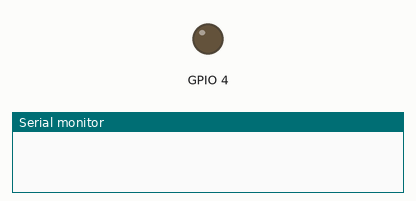
The sketch below on a simulated ESP32. Shown: output pins drawn as LEDs (lit = HIGH), the last lines printed to the serial monitor. WiFi joins after 1.5 s; servers stay silent unless stated; the local clock reads 2024-03-15 10:24:30 at power-on unless the sketch sets it; no MQTT or app messages arrive unless stated.

Above: at 0.1 s.
At 1.6 s:
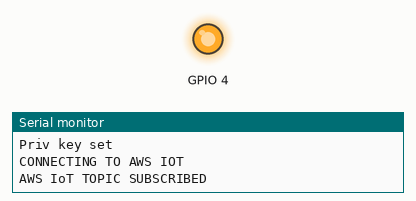
Timing chart, 0 to 3.6 s (numbered marks = the images above):
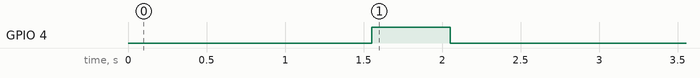

The sketch:

main.ino
```cpp
#include <time.h>
#include <ArduinoJson.h>
#include <WiFiClientSecure.h>
#include <PubSubClient.h>
#include "secrets.h"

const char* ssid = "AndroidAPBEF9";
const char* password = "pqeh8163";


const char* ntpServer = "pool.ntp.org";
const long  gmtOffset_sec = 0;
const int   daylightOffset_sec = 0;

WiFiClientSecure net = WiFiClientSecure();
PubSubClient *client = new PubSubClient(AWS_IOT_ENDPOINT, 8883, net);

void send_time()
{
  StaticJsonDocument<200> doc;
  struct tm timeinfo;
  getLocalTime(&timeinfo);
  char timeDate[32];
  strftime(timeDate,32, "%FT%TZ", &timeinfo);
  doc["instruction"] = 3;
  doc["time"] = timeDate;
  char jsonBuffer[50];
  serializeJson(doc, jsonBuffer);
  client->publish(AWS_IOT_PUBLISH_TIME_TOPIC, jsonBuffer);
  Serial.println("PARAMS PUBLISHED");
}

void setup(void){


    Serial.begin(115200);
    WiFi.mode(WIFI_STA);
    WiFi.begin(ssid, password);
    while (WiFi.status() != WL_CONNECTED) {
        delay(500);
        Serial.print(".");
    }
    Serial.println("");
    Serial.println("WiFi connected.");

    // Configure WiFiClientSecure to use the AWS IoT device credentials
    net.setCACert(AWS_CERT_CA);
    Serial.println("CA set");
    net.setCertificate(AWS_CERT_CRT);
    Serial.println("CRT set");
    net.setPrivateKey(AWS_CERT_PRIVATE);
    Serial.println("Priv key set");

    // Connect to the MQTT broker on the AWS endpoint we defined earlier
    // Create a message handler

    Serial.println("CONNECTING TO AWS IOT");

    while (!client->connect(THINGNAME))
    {
        Serial.print(".");
        vTaskDelay(100 / portTICK_PERIOD_MS);
    }

    if (!client->connected())
    {
        Serial.println("AWS IoT TIMEOUT!");
    }

    Serial.println("AWS IoT TOPIC SUBSCRIBED");

    configTime(gmtOffset_sec, daylightOffset_sec, ntpServer);

    pinMode(4, OUTPUT);
    digitalWrite(4, HIGH);
    delay(500);
    digitalWrite(4, LOW);
    delay(10000); //give time for lilygo to start up before sending time update

}

void loop(void){
    send_time();
    delay(5000);
}
```

secrets.h
```cpp
static const char* AWS_IOT_PUBLISH_TIME_TOPIC = "Time";

static const char* THINGNAME = "TimeControl";                        //change this


static const char* AWS_IOT_ENDPOINT = "a2yk3gd80zfqa3-ats.iot.eu-west-2.amazonaws.com";       //change this

// Amazon Root CA 1
static const char* AWS_CERT_CA = R"EOF(
-----BEGIN CERTIFICATE-----
MIIDQTCCAimgAwIBAgITBmyfz5m/jAo54vB4ikPmljZbyjANBgkqhkiG9w0BAQsF
ADA5MQswCQYDVQQGEwJVUzEPMA0GA1UEChMGQW1hem9uMRkwFwYDVQQDExBBbWF6
b24gUm9vdCBDQSAxMB4XDTE1MDUyNjAwMDAwMFoXDTM4MDExNzAwMDAwMFowOTEL
MAkGA1UEBhMCVVMxDzANBgNVBAoTBkFtYXpvbjEZMBcGA1UEAxMQQW1hem9uIFJv
b3QgQ0EgMTCCASIwDQYJKoZIhvcNAQEBBQADggEPADCCAQoCggEBALJ4gHHKeNXj
ca9HgFB0fW7Y14h29Jlo91ghYPl0hAEvrAIthtOgQ3pOsqTQNroBvo3bSMgHFzZM
9O6II8c+6zf1tRn4SWiw3te5djgdYZ6k/oI2peVKVuRF4fn9tBb6dNqcmzU5L/qw
IFAGbHrQgLKm+a/sRxmPUDgH3KKHOVj4utWp+UhnMJbulHheb4mjUcAwhmahRWa6
VOujw5H5SNz/0egwLX0tdHA114gk957EWW67c4cX8jJGKLhD+rcdqsq08p8kDi1L
93FcXmn/6pUCyziKrlA4b9v7LWIbxcceVOF34GfID5yHI9Y/QCB/IIDEgEw+OyQm
jgSubJrIqg0CAwEAAaNCMEAwDwYDVR0TAQH/BAUwAwEB/zAOBgNVHQ8BAf8EBAMC
AYYwHQYDVR0OBBYEFIQYzIU07LwMlJQuCFmcx7IQTgoIMA0GCSqGSIb3DQEBCwUA
A4IBAQCY8jdaQZChGsV2USggNiMOruYou6r4lK5IpDB/G/wkjUu0yKGX9rbxenDI
U5PMCCjjmCXPI6T53iHTfIUJrU6adTrCC2qJeHZERxhlbI1Bjjt/msv0tadQ1wUs
N+gDS63pYaACbvXy8MWy7Vu33PqUXHeeE6V/Uq2V8viTO96LXFvKWlJbYK8U90vv
o/ufQJVtMVT8QtPHRh8jrdkPSHCa2XV4cdFyQzR1bldZwgJcJmApzyMZFo6IQ6XU
5MsI+yMRQ+hDKXJioaldXgjUkK642M4UwtBV8ob2xJNDd2ZhwLnoQdeXeGADbkpy
rqXRfboQnoZsG4q5WTP468SQvvG5
-----END CERTIFICATE-----
)EOF";

// Device Certificate                                               //change this
static const char* AWS_CERT_CRT = R"KEY(
-----BEGIN CERTIFICATE-----
MIIDWjCCAkKgAwIBAgIVAPUycuXLu4um7wu9UvEPAw8HSWNWMA0GCSqGSIb3DQEB
CwUAME0xSzBJBgNVBAsMQkFtYXpvbiBXZWIgU2VydmljZXMgTz1BbWF6b24uY29t
IEluYy4gTD1TZWF0dGxlIFNUPVdhc2hpbmd0b24gQz1VUzAeFw0yMjExMjExNTE3
MzRaFw00OTEyMzEyMzU5NTlaMB4xHDAaBgNVBAMME0FXUyBJb1QgQ2VydGlmaWNh
dGUwggEiMA0GCSqGSIb3DQEBAQUAA4IBDwAwggEKAoIBAQDY4PhNemyUTRN/Jsrn
Qh+hnp/yO2hgBwWgV0fT2q3SadKNv2WQAmwapSDujLGWwquAI1QI/xY8ss/Tcgja
ENNx0loyCESG00pj6+Z3rLM1C1vPmcWwcbq9xWYcw+MK9KkbDZvEKPSO1S4L2IVv
7hfX7EmccDfAfe8Hv84DfIRP1pqkyVhzTUR44CEnHhVX7fDHJ20cpqR2TU/qSEQl
MkRTPp4qFpNTJ6aKVyhcgUIvf/wGqmNKeuqF5bn/NQKFE/YsxaeGJi1mhTXZenEf
yAjVKmVCCkb8PhpCICXYfw9QEoQ/C0l3rrNIZ+Ni9K7O5dDsHSQ5xK38hefTy9wD
4fLhAgMBAAGjYDBeMB8GA1UdIwQYMBaAFMCjVPV+Yqtxb5dVYzFGEV0HpE/JMB0G
A1UdDgQWBBSlktBFVz3bg1GU6lQLAjFmQ5c2lzAMBgNVHRMBAf8EAjAAMA4GA1Ud
DwEB/wQEAwIHgDANBgkqhkiG9w0BAQsFAAOCAQEAGcAxBH752l1OQvKP7D5Eoecf
3RPaebo/AH8+2mWtbfMr195UksVjY0Reu8wGyT+GUzjwzZ9SecFck4y9YlAm5o49
HnoUycla6XBikjDv68VXKiosvNyT6Ka4+B4Ts1/K97X9JR0Dj3JJ/d6emGnlohBl
PU1Y5ct5pRAeBnm+EESXgVlRRyJeWiQZRACJlnI7TDnWRBnY2g+DhKZFOgr9bPFr
KVolYaSgveqMEs9hKOfcK5fJEvn0wVHB3LrqbdPvfk4xcAa50qWEgBorY3CW1yqL
MUsOZoWirwyQjKXb1u9wFBElpxfVMA5p3SFHUbCwz+FQ/2QaogFPIhNDaiNmMw==
-----END CERTIFICATE-----
)KEY";

// Device Private Key                                               //change this
static const char* AWS_CERT_PRIVATE = R"KEY(
-----BEGIN RSA PRIVATE KEY-----
MIIEowIBAAKCAQEA2OD4TXpslE0TfybK50IfoZ6f8jtoYAcFoFdH09qt0mnSjb9l
kAJsGqUg7oyxlsKrgCNUCP8WPLLP03II2hDTcdJaMghEhtNKY+vmd6yzNQtbz5nF
sHG6vcVmHMPjCvSpGw2bxCj0jtUuC9iFb+4X1+xJnHA3wH3vB7/OA3yET9aapMlY
c01EeOAhJx4VV+3wxydtHKakdk1P6khEJTJEUz6eKhaTUyemilcoXIFCL3/8Bqpj
SnrqheW5/zUChRP2LMWnhiYtZoU12XpxH8gI1SplQgpG/D4aQiAl2H8PUBKEPwtJ
d66zSGfjYvSuzuXQ7B0kOcSt/IXn08vcA+Hy4QIDAQABAoIBABQFYKa2YIOoQd6B
FEYZApaG8DkKZu5Gd6x/oi/ahiVgg4F2Y8fRkW08RTgAYPyL6A0iNcXG1qSv1SOt
6UdIOlzNkGoB/WF86+chhdsSZFDHRah6h5dsSFLwgCazpqgCQgIvVWvcZAczgtax
HFBi6GyUcY8xhNQOTBypBjmoKwa7m3Xldwiq2RwgwIfmcYfNi8EJz4LQIg9M4Kt1
o5jKf1SZk+maM4Yl908G0lvyLyhTCDjLWm1yDP084jwiQncG/O4nkd/86mxRnACV
OOzhXVYbIywA/RIVN6EqtTVJzldb4eaUCshsidAf5BZS0S+gu99TX/WLM84R6O4Q
pSCH3qkCgYEA7AXJAoz2VXvadbB4q3u+fPoY/3KQpTc04PAbo3H8Qq7xE07v2Yx6
klc/Ktf3RJBxhs316BWcN2xc0tC6FbBwTKy6KVMbPTKP0FFqOVlSfcRHxwICbP1F
xVgNVi8AFIs8WGlkMU6bvB47iXSRZQ8UR3KmTS9LJcmv07bbSZ9+fxMCgYEA6zxe
02XLZCgwNbfaajAs7qgB9v1KWEyYpXamMZCtwAIzn+Dmsv20t+m3M6WwtCSByGsT
ot0Bdp7p/mlGmYCKyIKlryIVai830Oqab7XGcELhYRmv9k0R0SHUQVFa8ZRrfIzf
/dJGPXZviXutsmpY9o6825JsReGFTRGeF/hcYLsCgYANP9nj4cPmUpiV6L0taznr
TCLhHC5QiAPY6MG0cC6oE6gG3HSMct1in7E1F4CTAcTNu3wldikZ12RylTMNCqWT
OFMPBNJPoin+mMNsyr3dv4oD+vHl6mXjSSkegG7xuEs/71KnjfEiI1RWSAvtb2ZF
CIOba589VNAhA2/V9zUjrwKBgA0qb9Q9GkkcxrX6+EqBL8KbvKBqRML0Zoa8QUj8
4/yfIuyL1d2mvXqdphdJ6r3qXSkudQbkf7R36HjIw57Lxvi59zP6IGC1C9axirs9
3UFjPOIGYgbTAXBHCG4vc3uZ5votmEvIfQ3rlwqG1Y3qzdfe3UscwtqWaLOLjOGi
kOkJAoGBAIvpxXJfkE/VszmtpM9X9xvGg1GHUyzWyKK7fqkw6CAHwQSQCfU327k1
lBV3froVG4pl/hYtyIPFWBz7tal3cslDu5Kj8gvBtIaqG/UOrc9DumPlx9qBAT9r
oQFEyHxIl+qX6ye0bBg8ZWr91/JjECyo96+Xg96lY+0Bsiza4lCG
-----END RSA PRIVATE KEY-----
)KEY";
```
